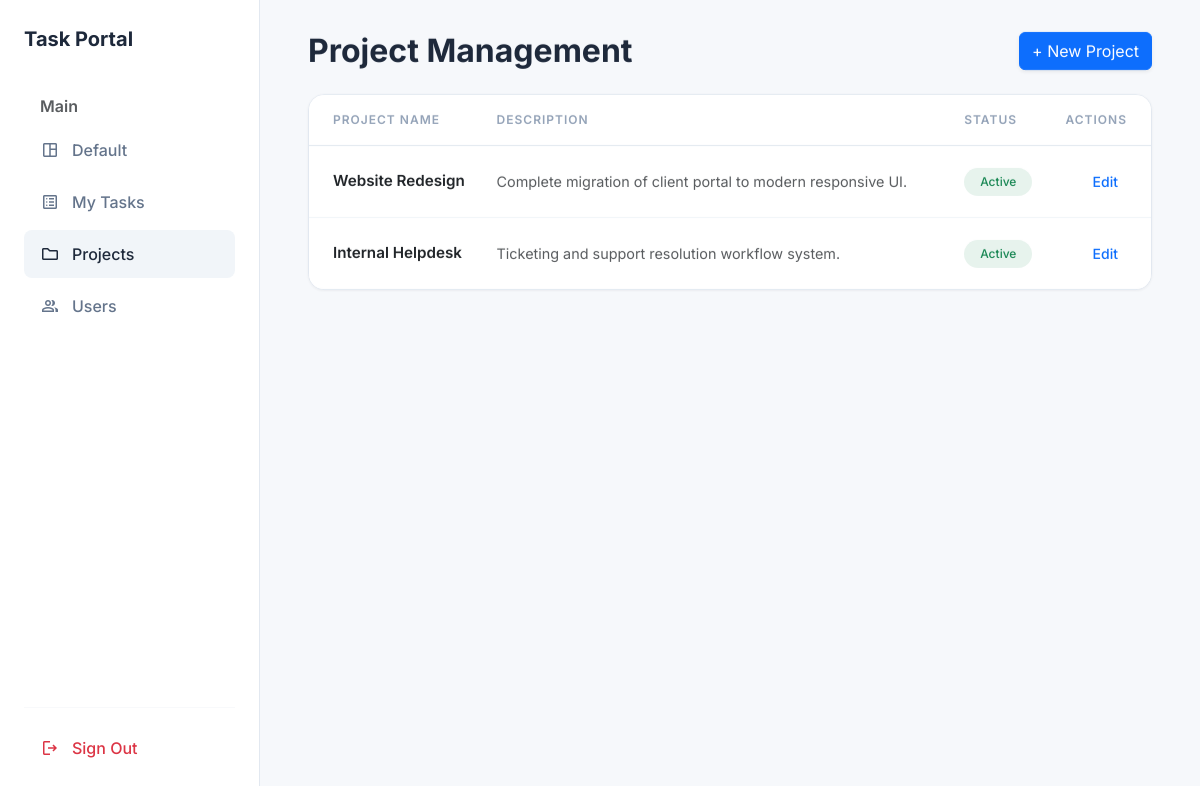
/projects.php (signed in), run on the app's committed database.
### tables this page shows
CREATE TABLE projects (
    id INT AUTO_INCREMENT PRIMARY KEY,
    name VARCHAR(150) NOT NULL,
    description TEXT,
    status ENUM('Active', 'Completed', 'On Hold') DEFAULT 'Active',
    created_at TIMESTAMP DEFAULT CURRENT_TIMESTAMP
);

### src/helpers/validation.php (called while the page is built, shortened)
<?php
function sanitize(string $input): string
{
    return htmlspecialchars(trim($input), ENT_QUOTES, 'UTF-8');
}
?>

### public/projects.php (the view, shortened to what this page needs)
<?php
require_once '../src/config/database.php';
require_once '../src/helpers/validation.php';
$isAdmin = $_SESSION['role'] === 'Administrator';
if ($isAdmin) {
    $stmt = $pdo->query("SELECT * FROM projects ORDER BY created_at DESC");
}
$projects = $stmt->fetchAll(PDO::FETCH_ASSOC);
?>
<!DOCTYPE html>
<html lang="en">
<head>
    <link href="https://cdn.jsdelivr.net/npm/bootstrap@5.3.2/dist/css/bootstrap.min.css" rel="stylesheet">
</head>
<body>
<div class="dashboard-container">
    <aside class="sidebar">
        <a href="dashboard.php" class="brand-logo">Task Portal</a>
        <div class="text-muted fs-6 fw-semibold mb-2 px-3" style="font-size: 0.75rem;">Main</div>
        <nav class="nav flex-column mb-4">
            <a class="nav-link" href="dashboard.php"><span class="material-symbols-outlined">space_dashboard</span> Default</a>
            <a class="nav-link" href="tasks.php"><span class="material-symbols-outlined">list_alt</span> My Tasks</a>
            <a class="nav-link active" href="projects.php"><span class="material-symbols-outlined">folder</span> Projects</a>
            <?php if ($isAdmin): ?>
                <a class="nav-link" href="users.php"><span class="material-symbols-outlined">group</span> Users</a>
            <?php endif; ?>
        </nav>
        <div class="mt-auto">
            <hr style="border-color: #e2e8f0;">
            <a class="nav-link text-danger" href="logout.php"><span class="material-symbols-outlined">logout</span> Sign Out</a>
        </div>
    </aside>
    <main class="main-content">
        <div class="d-flex justify-content-between align-items-center mb-4">
            <h1 class="fw-bold fs-2 mb-0">Project Management</h1>
            <?php if ($isAdmin): ?>
                <a href="project_create.php" class="btn btn-primary shadow-sm">+ New Project</a>
            <?php endif; ?>
        </div>
        <div class="panel-card p-0 overflow-hidden">
            <div class="table-responsive">
                <table class="table inspired-table mb-0 border-0">
                    <thead>
                        <tr>
                            <th class="ps-4">Project Name</th>
                            <th>Description</th>
                            <th>Status</th>
                            <th class="text-end pe-4">Actions</th>
                        </tr>
                    </thead>
                    <tbody>
                        <?php if (empty($projects)): ?>
                            <tr><td colspan="4" class="text-center py-5 text-muted border-0">No projects found.</td></tr>
                        <?php else: ?>
                            <?php foreach ($projects as $project): ?>
                                <tr>
                                    <td class="ps-4 fw-semibold text-dark" style="font-size: 0.95rem;"><?= sanitize($project['name']) ?></td>
                                    <td class="text-muted" style="font-size: 0.9rem;"><?= sanitize($project['description']) ?></td>
                                    <td>
                                        <?php if($project['status'] === 'Active'): ?>
                                            <span class="badge bg-success bg-opacity-10 text-success rounded-pill px-3 py-2 fw-medium">Active</span>
                                        <?php else: ?>
                                            <span class="badge bg-secondary bg-opacity-10 text-secondary rounded-pill px-3 py-2 fw-medium">Inactive</span>
                                        <?php endif; ?>
                                    </td>
                                    <td class="text-end pe-4">
                                        <?php if ($isAdmin): ?>
                                            <a href="project_edit.php?id=<?= $project['id'] ?>" class="btn btn-sm btn-link text-primary fw-medium text-decoration-none">Edit</a>
                                        <?php endif; ?>
                                    </td>
                                </tr>
                            <?php endforeach; ?>
                        <?php endif; ?>
                    </tbody>
                </table>
            </div>
        </div>
    </main>
</div>
</body>
</html>

### public/projects.php (style rules this page uses)
:root { --bg-body: #f6f8fb; --card-bg: #ffffff; --text-main: #1e293b; --text-muted: #64748b; --brand-primary: #3b82f6; --sidebar-width: 260px; }
body { font-family: 'Inter', sans-serif; background-color: var(--bg-body); color: var(--text-main); margin: 0; padding: 0; }
.dashboard-container { display: flex; min-height: 100vh; }
.sidebar { width: var(--sidebar-width); background-color: var(--card-bg); border-right: 1px solid #e2e8f0; position: fixed; height: 100vh; overflow-y: auto; padding: 1.5rem; display: flex; flex-direction: column; z-index: 10; }
.brand-logo { font-size: 1.25rem; font-weight: 700; color: var(--text-main); text-decoration: none; display: flex; align-items: center; margin-bottom: 2.5rem; }
.nav-link { display: flex; align-items: center; color: var(--text-muted); font-weight: 500; padding: 0.75rem 1rem; border-radius: 0.5rem; margin-bottom: 0.25rem; transition: all 0.2s; }
.nav-link:hover, .nav-link.active { background-color: #f1f5f9; color: var(--text-main); }
.nav-link .material-symbols-outlined { margin-right: 0.75rem; font-size: 1.25rem; }
.main-content { flex-grow: 1; margin-left: var(--sidebar-width); padding: 2rem 3rem; animation: fadeSlideIn 0.4s cubic-bezier(0.22, 1, 0.36, 1) forwards; will-change: opacity, transform; opacity: 0; }
.panel-card { background-color: var(--card-bg); border-radius: 1rem; border: 1px solid #e2e8f0; box-shadow: 0 1px 3px rgba(0,0,0,0.05); margin-bottom: 1.5rem; padding: 1.5rem; }
.inspired-table th { font-size: 0.75rem; text-transform: uppercase; letter-spacing: 1px; color: #94a3b8; font-weight: 600; border-bottom: 1px solid #e2e8f0 !important; padding: 1rem 0.5rem; vertical-align: middle; }
.inspired-table td { border-bottom: 1px solid #f1f5f9; padding: 1.25rem 0.5rem; vertical-align: middle; }
.inspired-table tr:last-child td { border-bottom: none; }

### data on the page
projects: name "Website Redesign", description "Complete migration of client portal to modern responsive UI.", status "Active"
projects: name "Internal Helpdesk", description "Ticketing and support resolution workflow system.", status "Active"
